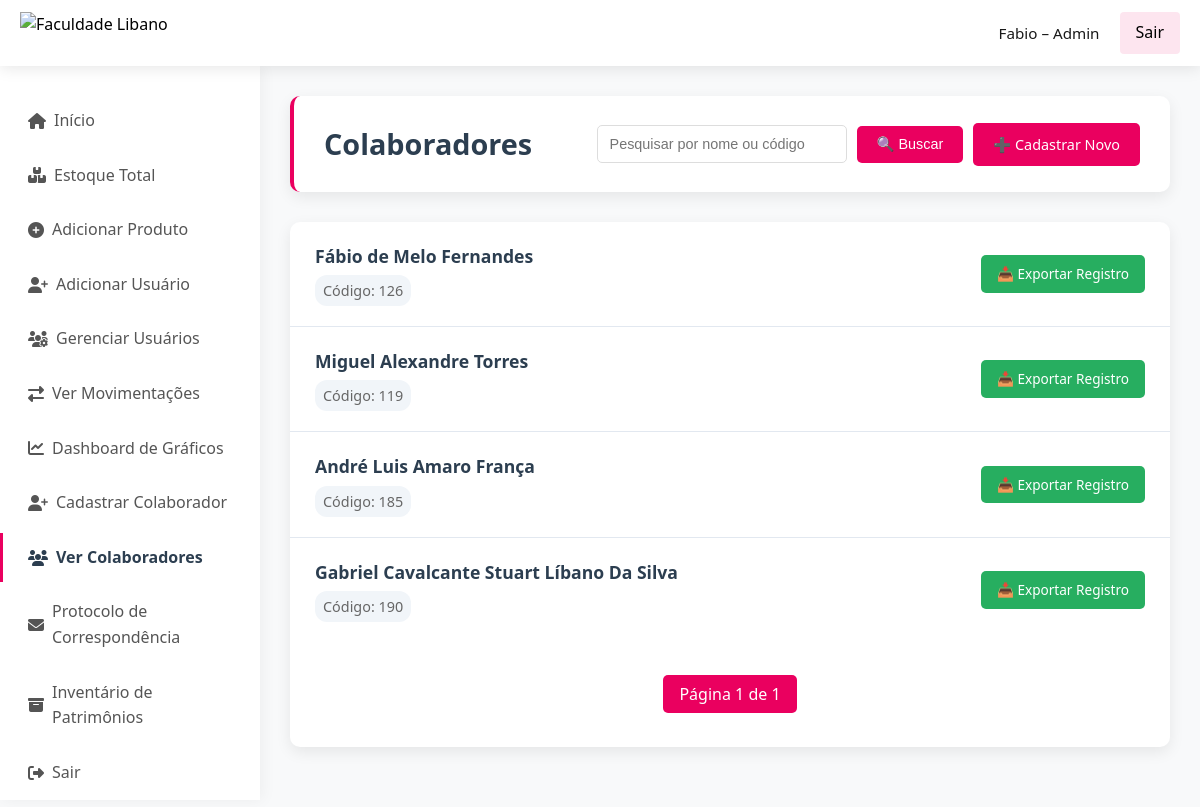
The page /colaboradores/ (signed in) on the database as committed earlier.
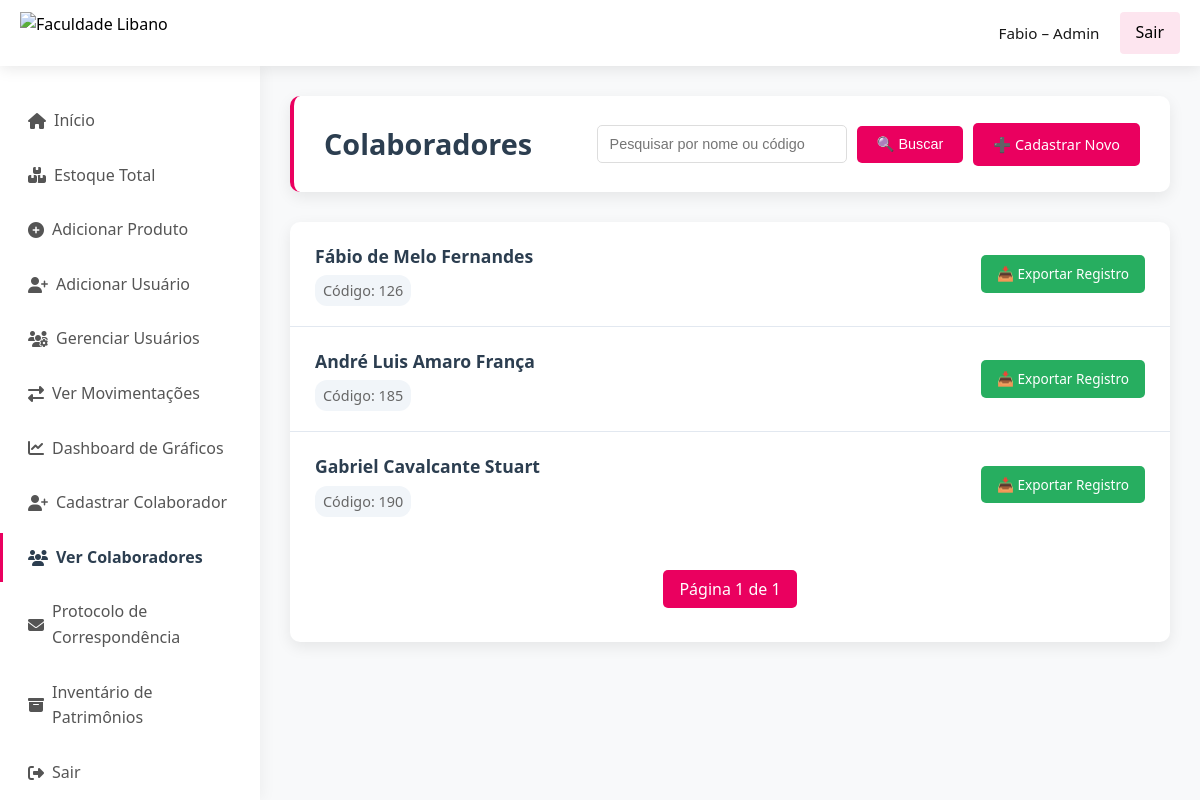
The same page on the database as committed later.
### estoque/models.py (models this page shows, shortened)
class Colaborador(models.Model):
    codigo = models.CharField(max_length=20, unique=True)
    nome = models.CharField(max_length=100)

### estoque/views.py (the view)
# urls.py: path("colaboradores/", views.lista_colaboradores, name="lista_colaboradores"),
@login_required
def lista_colaboradores(request):
    query = request.GET.get('q', '')
    colaboradores = Colaborador.objects.all()
    if query:
        colaboradores = colaboradores.filter(
            Q(nome__icontains=query) | Q(codigo__icontains=query)
        )
    paginator = Paginator(colaboradores, 15)
    page_number = request.GET.get('page')
    colaboradores_page = paginator.get_page(page_number)
    context = {'colaboradores': colaboradores_page}
    context.update(get_sidebar_context(request))
    return render(request, 'estoque/lista_colaboradores.html', context)

### estoque/context_processors.py (called while the page is built)
def sidebar_context(request):
    if not request.user.is_authenticated:
        return {}
    is_admin = request.user.is_superuser or request.user.groups.filter(name__iexact='ADMIN').exists()
    pertence_geral = request.user.groups.filter(name__iexact='Geral').exists()
    user_groups = request.user.groups.all()
    setores = Group.objects.all() if is_admin else user_groups
    hub_info = [
        {
            'nome_setor': s.name,
            'total_produtos': Produto.objects.filter(setor_responsavel=s).count()
        }
        for s in setores
    ]
    return {
        'is_admin': is_admin,
        'pertence_geral': pertence_geral,
        'hub_info': hub_info,
    }

### estoque/templates/estoque/lista_colaboradores.html (shortened to what the changed rows need)
<!DOCTYPE html>
<html lang="pt-br">
<head>
    <link rel="stylesheet" href="https://cdnjs.cloudflare.com/ajax/libs/font-awesome/6.5.1/css/all.min.css">
</head>
<body>
    <div class="content">
        <div class="page-header">
            <h1>Colaboradores</h1>
        </div>
        <div class="colaboradores-container">
            {% if colaboradores %}
                <ul class="colaboradores-list">
                    {% for colaborador in colaboradores %}
                        <li class="colaborador-item">
                            <div class="colaborador-info">
                                <div class="colaborador-nome">{{ colaborador.nome }}</div>
                                <div class="colaborador-codigo">Código: {{ colaborador.codigo }}</div>
                            </div>
                            <div class="colaborador-actions">
                                <a href="{% url 'exportar_colaborador' colaborador.id %}" class="export-btn">
                                    📥 Exportar Registro
                                </a>
                            </div>
                        </li>
                    {% endfor %}
                </ul>
            {% endif %}
        </div>
</body>
</html>

Rows that differ between the two databases and show on the page:
removed Colaborador: nome "Miguel Alexandre Torres", codigo "119"
removed Colaborador: nome "Gabriel Cavalcante Stuart Líbano Da Silva", codigo "190"
added Colaborador: nome "Gabriel Cavalcante Stuart", codigo "190"
